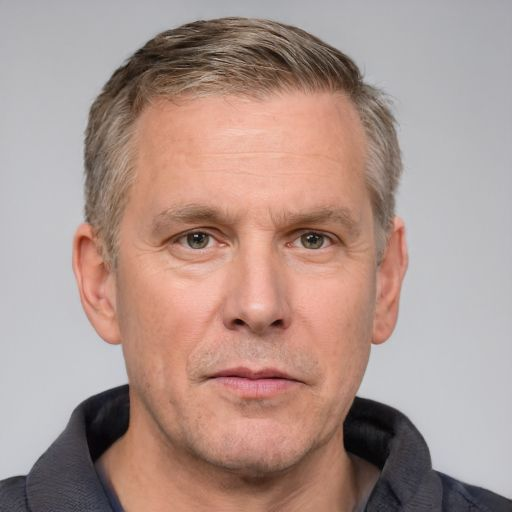
#> input picture resources/man.jpg, 512 x 512 px, found by its file name
$ python pixel_val.py
#> lines starting #> are read from the running program, lines starting #| are printed output that depends on the picture; after the words box and inside, x2 and y2 are one past the last pixel; in counts of white or black regions, pixels touching at a corner belong together
import cv2
import numpy as np

img = cv2.imread('../resources/man.jpg')
#> img is the input picture: shape (512, 512, 3); mean B, G, R 141.1, 148.9, 173.7
#w, h, and channel
print("shape: ",img.shape)
#| shape:  (512, 512, 3)

print("number of pixel: ",img.size)
#| number of pixel:  786432
print("type: ", img.dtype)
#| type:  uint8


ball = img[280:340, 330:390]
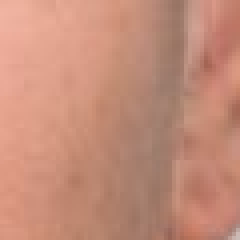
#> ball: shape (60, 60, 3) (shown 4 times larger); mean B, G, R 121, 140.9, 196.6
print("ball ",ball)
#> (printed output is left out)
img[273:333, 000:60] = ball
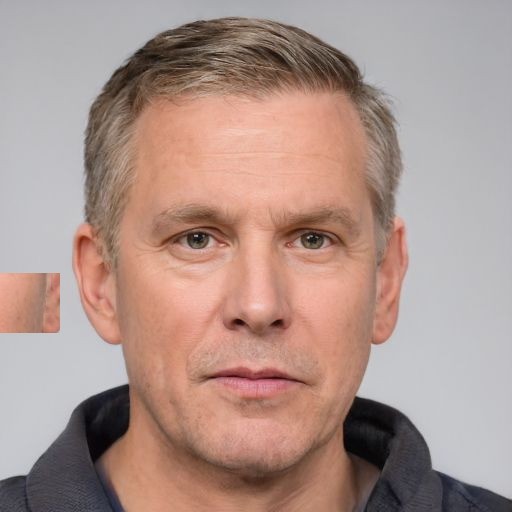
#> img: shape (512, 512, 3); 1.37% of pixels changed, all inside (x1, y1, x2, y2) = (0, 273, 60, 333)


cv2.imshow('image', img)
cv2.waitKey(0)


# 552 292
# 668 405
